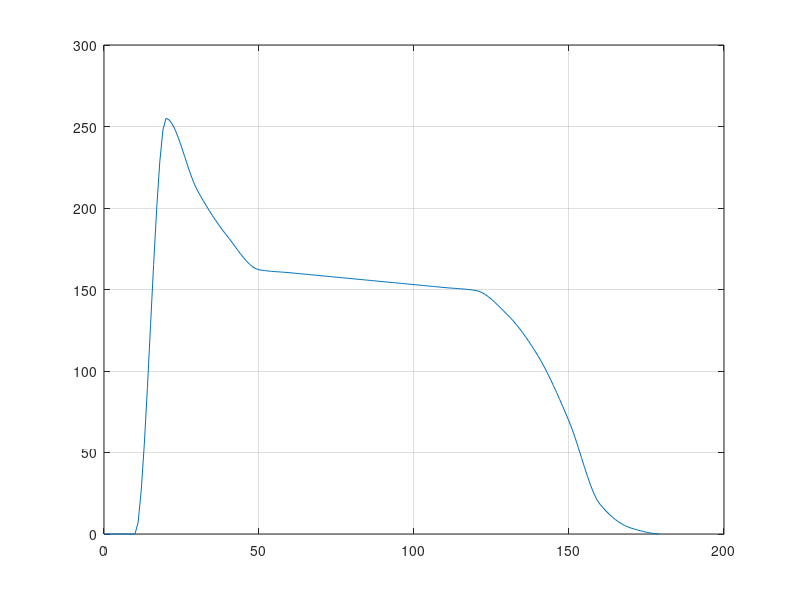

Write the MATLAB code that produced this figure.



clc
clear all
close all

n=[0 10 20 30 40 50 60 70 80 90 100 110 120 130 140 150 160 170 180];
s1=[0 0 7 5.8 5 4.45 4.4 4.35 4.3 4.25 4.2 4.15 4.1 3.7 3 1.9 .5 0.1 0];
x=[0:179];
x1= interp1(n,s1,x,'pchip');
x2=x1*255/7;
plot(x,x2);
grid on

%   [0,0,0,0,0,0,0,0,0,0,0,7.14000000000000,26.5200000000000,55.0800000000000,89.7600000000000,127.500000000000,165.240000000000,199.920000000000,228.480000000000,247.860000000000,255,254.198571428571,251.988571428571,248.661428571429,244.508571428571,239.821428571429,234.891428571429,230.010000000000,225.468571428571,221.558571428571,218.571428571429,216.124090909091,213.674545454545,211.275779220779,208.980779220779,206.842532467532,204.914025974026,203.248246753247,201.898181818182,200.916818181818,200.357142857143,200.054288961039,199.802103896104,199.591646103896,199.413974025974,199.260146103896,199.121220779221,198.988256493507,198.852311688312,198.704444805195,198.535714285714,198.353571428571,198.171428571429,197.989285714286,197.807142857143,197.625000000000,197.442857142857,197.260714285714,197.078571428571,196.896428571429,196.714285714286,196.532142857143,196.350000000000,196.167857142857,195.985714285714,195.803571428571,195.621428571429,195.439285714286,195.257142857143,195.075000000000,194.892857142857,194.710714285714,194.528571428571,194.346428571429,194.164285714286,193.982142857143,193.800000000000,193.617857142857,193.435714285714,193.253571428571,193.071428571429,192.889285714286,192.707142857143,192.525000000000,192.342857142857,192.160714285714,191.978571428571,191.796428571429,191.614285714286,191.432142857143,191.250000000000,191.067857142857,190.885714285714,190.703571428571,190.521428571429,190.339285714286,190.157142857143,189.975000000000,189.792857142857,189.610714285714,189.428571428571,189.246428571429,189.064285714286,188.882142857143,188.700000000000,188.517857142857,188.335714285714,188.153571428571,187.971428571429,187.789285714286,187.607142857143,187.437750000000,187.288190476190,187.149964285714,187.014571428571,186.873511904762,186.718285714286,186.540392857143,186.331333333333,186.082607142857,185.785714285714,185.282337662338,184.449264069264,183.330649350649,181.970649350649,180.413419913420,178.703116883117,176.883896103896,174.999913419913,173.095324675325,171.214285714286,169.278603896104,167.185800865801,164.943603896104,162.559740259740,160.041937229437,157.397922077922,154.635422077922,151.762164502165,148.785876623377,145.714285714286,142.524600000000,139.181752380952,135.675057142857,131.993828571429,128.127380952381,124.065028571429,119.796085714286,115.309866666667,110.595685714286,105.642857142857,99.9939826530612,93.3714938775510,86.0344500000000,78.2419102040816,70.2529336734694,62.3265795918367,54.7219071428572,47.6979755102041,41.5138438775510,36.4285714285714,31.9654989795918,27.5333387755102,23.2192071428571,19.1102204081633,15.2934948979592,11.8561469387755,8.88529285714286,6.46804897959184,4.69153163265306,3.64285714285714,3.00972857142857,2.42468571428571,1.89210000000000,1.41634285714286,1.00178571428571,0.652800000000000,0.373757142857143,0.169028571428572,0.0429857142857143];



